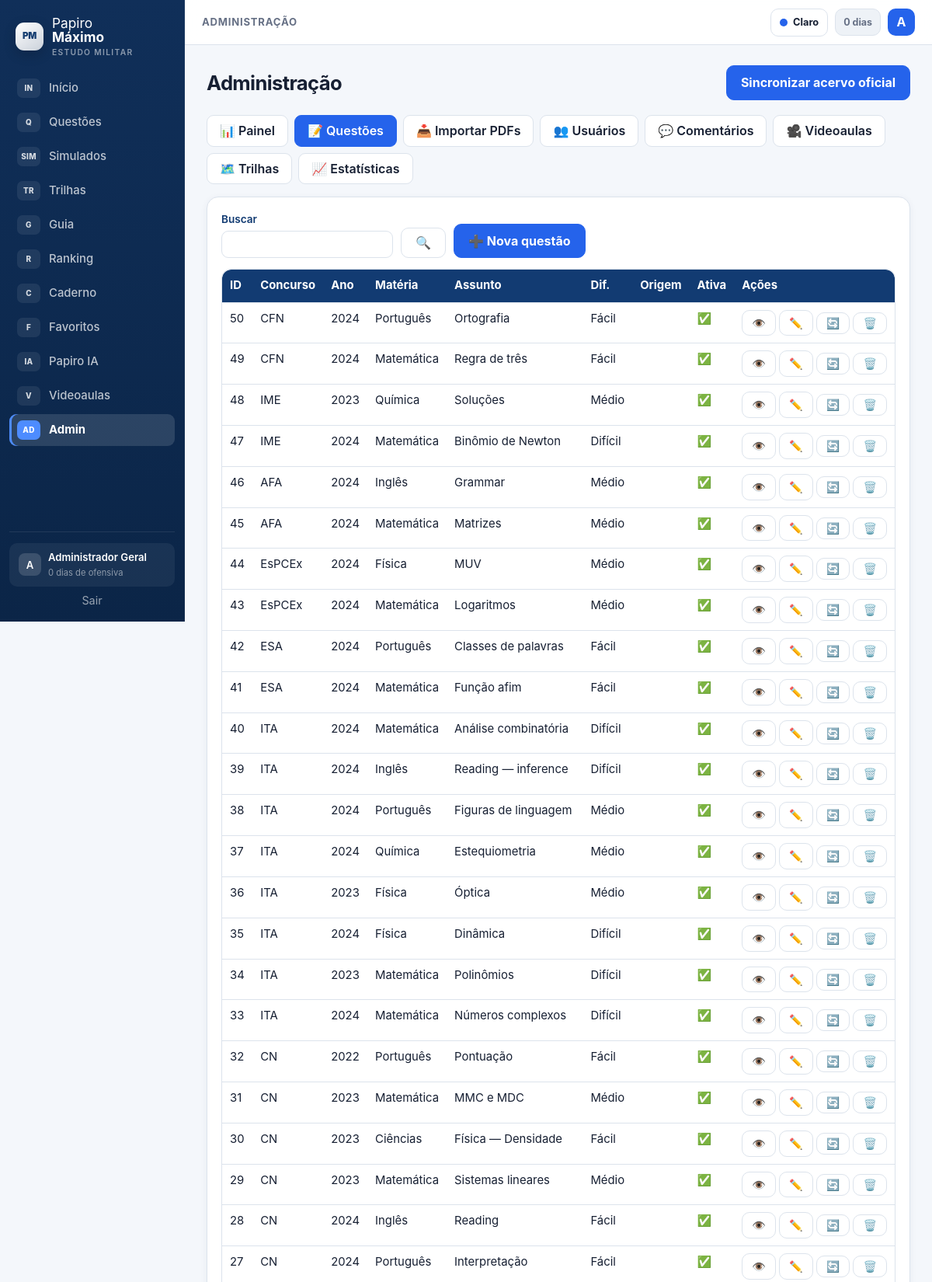
Screenshot of /admin/index.php?tab=questoes (signed in, upper part) with the database file from the repository.
### tables this page shows
CREATE TABLE IF NOT EXISTS users (
  id INT AUTO_INCREMENT PRIMARY KEY,
  nome VARCHAR(100) NOT NULL,
  email VARCHAR(150) NOT NULL UNIQUE,
  senha_hash VARCHAR(255) NOT NULL,
  foco VARCHAR(20) NOT NULL DEFAULT 'EFOMM',
  role VARCHAR(10) NOT NULL DEFAULT 'aluno',
  ofensiva INT NOT NULL DEFAULT 0,
  ultima_atividade DATE NULL,
  created_at TIMESTAMP DEFAULT CURRENT_TIMESTAMP
);

CREATE TABLE IF NOT EXISTS questoes (
  id INT AUTO_INCREMENT PRIMARY KEY,
  slug VARCHAR(40) NOT NULL UNIQUE,
  concurso VARCHAR(20) NOT NULL DEFAULT 'Outro',
  ano INT NOT NULL DEFAULT 2024,
  numero INT NOT NULL DEFAULT 0,
  pagina INT NOT NULL DEFAULT 0,
  regiao VARCHAR(32) NOT NULL DEFAULT '',
  materia VARCHAR(50) NOT NULL DEFAULT 'Geral',
  assunto VARCHAR(100) NOT NULL DEFAULT '',
  dificuldade VARCHAR(10) NOT NULL DEFAULT 'Médio',
  enunciado TEXT NOT NULL,
  alt_a TEXT NOT NULL,
  alt_b TEXT NOT NULL,
  alt_c TEXT NOT NULL,
  alt_d TEXT NOT NULL,
  alt_e TEXT NOT NULL,
  gabarito TINYINT NOT NULL DEFAULT -1,
  resolucao TEXT NOT NULL,
  origem VARCHAR(120) NOT NULL DEFAULT '',
  ativo TINYINT NOT NULL DEFAULT 1,
  created_by INT NULL,
  created_at TIMESTAMP DEFAULT CURRENT_TIMESTAMP
);

### includes/config.php (called while the page is built, shortened)
<?php
function url(string $path = ''): string {
    $p = trim($path);
    return BASE_URL . '/' . ltrim($p, '/');
}

### includes/helpers.php (called while the page is built, shortened)
<?php
function e($s): string { return htmlspecialchars((string)($s ?? ''), ENT_QUOTES, 'UTF-8'); }

### includes/db.php (called while the page is built, shortened)
<?php
function db(): PDO {
    static $pdo = null;
    if ($pdo instanceof PDO) return $pdo;
    if (DB_DRIVER === 'sqlite') {
        $dir = dirname(DB_SQLITE_PATH);
        if (!is_dir($dir)) mkdir($dir, 0775, true);
        $pdo = new PDO('sqlite:' . DB_SQLITE_PATH);
    } else {
        $dsn = sprintf('mysql:host=%s;dbname=%s;charset=utf8mb4', DB_HOST, DB_NAME);
        $pdo = new PDO($dsn, DB_USER, DB_PASS);
    }
    $pdo->setAttribute(PDO::ATTR_ERRMODE, PDO::ERRMODE_EXCEPTION);
    $pdo->setAttribute(PDO::ATTR_DEFAULT_FETCH_MODE, PDO::FETCH_ASSOC);
    return $pdo;
}

### includes/auth.php (called while the page is built, shortened)
<?php
function current_user(): ?array {
    static $cache = null;
    if ($cache === null) {
        $st = db()->prepare('SELECT * FROM users WHERE id = ?');
        $st->execute([(int)$_SESSION['user_id']]);
        $cache = $st->fetch() ?: false;
    }
    return $cache === false ? null : $cache;
}
function is_admin(?array $u = null): bool {
    $u = $u ?? current_user();
    return $u !== null && (($u['role'] ?? '') === 'admin');
}
function require_login(): array {
    $u = current_user();
    return $u;
}
function require_admin(): array {
    $u = require_login();
    return $u;
}

### admin/index.php (the view, shortened to what this page needs)
<?php
require_once dirname(__DIR__) . '/includes/import_lib.php';
$user = require_admin();
$pdo = db();
$tab = (string)($_GET['tab'] ?? 'dash');
$title = 'Administração';
$active = 'admin';
include dirname(__DIR__) . '/includes/header.php';
$tabs = ['dash' => '📊 Painel', 'questoes' => '📝 Questões', 'importar' => '📥 Importar PDFs', 'usuarios' => '👥 Usuários', 'comentarios' => '💬 Comentários', 'videos' => '🎥 Videoaulas', 'trilhas' => '🗺️ Trilhas', 'stats' => '📈 Estatísticas'];
?>
<div class="page-head"><div><h1>Administração</h1></div><span class="spacer"></span><a class="btn btn-primary" href="<?= e(url('admin/sincronizar_banco.php')) ?>">Sincronizar acervo oficial</a></div>
<div class="admin-tabs tabs">
  <?php foreach ($tabs as $k => $l): ?>
    <a class="tab <?= $tab === $k ? 'active' : '' ?>" href="<?= e(url('admin/index.php?tab=' . $k)) ?>"><?= e($l) ?></a>
  <?php endforeach; ?>
</div>
<?php if ($tab === 'dash'):
    $nUsers = (int)$pdo->query('SELECT COUNT(*) FROM users')->fetchColumn();
    $nQ = (int)$pdo->query('SELECT COUNT(*) FROM questoes WHERE ativo = 1')->fetchColumn();
    $st = $pdo->prepare('SELECT COUNT(*) FROM respostas WHERE created_at >= ?');
    $st->execute([date('Y-m-d 00:00:00')]);
    $nHoje = (int)$st->fetchColumn();
    $st = $pdo->prepare('SELECT COALESCE(SUM(duracao_seg),0) FROM study_sessions WHERE inicio >= ?');
    $st->execute([date('Y-m-d 00:00:00', strtotime('monday this week'))]);
    $segSem = (int)$st->fetchColumn();
    $recentUsers = $pdo->query('SELECT * FROM users ORDER BY id DESC LIMIT 5')->fetchAll();
    $recentResp = $pdo->query('SELECT r.*, u.nome, q.concurso, q.ano FROM respostas r JOIN users u ON u.id = r.user_id JOIN questoes q ON q.id = r.questao_id ORDER BY r.id DESC LIMIT 8')->fetchAll();
?>
<div class="grid-stats">
  <div class="stat"><div class="stat-num"><?= $nUsers ?></div><div class="stat-label">👥 usuários</div></div>
  <div class="stat"><div class="stat-num"><?= $nQ ?></div><div class="stat-label">📝 questões ativas</div></div>
  <div class="stat"><div class="stat-num"><?= $nHoje ?></div><div class="stat-label">✅ respostas hoje</div></div>
  <div class="stat"><div class="stat-num"><?= e(fmt_duracao($segSem)) ?></div><div class="stat-label">⏱️ horas na semana</div></div>
</div>
<div class="grid-2">
  <div class="card"><h3>🆕 Últimos usuários</h3>
    <div class="table-wrap"><table class="table"><tr><th>Nome</th><th>Foco</th><th>Desde</th></tr>
    <?php foreach ($recentUsers as $u): ?><tr><td><?= e($u['nome']) ?></td><td><?= e($u['foco']) ?></td><td><?= e(date('d/m/Y', strtotime($u['created_at']))) ?></td></tr><?php endforeach; ?>
    </table></div>
  </div>
  <div class="card"><h3>⚡ Últimas respostas</h3>
    <div class="table-wrap"><table class="table"><tr><th>Aluno</th><th>Questão</th><th>Result.</th></tr>
    <?php foreach ($recentResp as $r): ?><tr><td><?= e($r['nome']) ?></td><td><a href="<?= e(url('resolver.php?id=' . $r['questao_id'])) ?>"><?= e($r['concurso']) ?> <?= (int)$r['ano'] ?></a></td><td><?= $r['correta'] ? '✅' : '❌' ?></td></tr><?php endforeach; ?>
    </table></div>
  </div>
</div>
<?php elseif ($tab === 'questoes'):
    $busca = trim((string)($_GET['busca'] ?? ''));
    $novo = isset($_GET['novo']);
    $editQ = null;
    if ($novo || $editQ):
        $f = $editQ ?: ['id' => 0, 'concurso' => 'EFOMM', 'ano' => date('Y'), 'materia' => 'Matemática', 'assunto' => '', 'dificuldade' => 'Médio', 'enunciado' => '', 'alt_a' => '', 'alt_b' => '', 'alt_c' => '', 'alt_d' => '', 'alt_e' => '', 'gabarito' => 0, 'resolucao' => ''];
?>
<div class="card">
  <h3><?= $editQ ? "✏️ Editar questão #{$editQ['id']}" : '➕ Nova questão' ?></h3>
  <form method="post" class="form">
    <?= csrf_field() ?>
    <input type="hidden" name="form" value="q_save">
    <input type="hidden" name="id" value="<?= (int)$f['id'] ?>">
    <div class="grid-3">
      <label>Concurso<select name="concurso"><?php foreach (CONCURSOS_TODOS as $c): ?><option <?= $f['concurso'] === $c ? 'selected' : '' ?>><?= e($c) ?></option><?php endforeach; ?></select></label>
      <label>Ano<input type="number" name="ano" value="<?= (int)$f['ano'] ?>"></label>
      <label>Dificuldade<select name="dificuldade"><?php foreach (DIFICULDADES as $d): ?><option <?= $f['dificuldade'] === $d ? 'selected' : '' ?>><?= e($d) ?></option><?php endforeach; ?></select></label>
    </div>
    <div class="grid-2">
      <label>Matéria<select name="materia"><?php foreach (MATERIAS as $m): ?><option <?= $f['materia'] === $m ? 'selected' : '' ?>><?= e($m) ?></option><?php endforeach; ?></select></label>
      <label>Assunto<input name="assunto" value="<?= e($f['assunto']) ?>"></label>
    </div>
    <label>Enunciado (aceita HTML)<textarea name="enunciado"><?= e($f['enunciado']) ?></textarea></label>
    <div class="grid-2">
      <label>A)<input name="alt_a" value="<?= e($f['alt_a']) ?>"></label>
      <label>B)<input name="alt_b" value="<?= e($f['alt_b']) ?>"></label>
      <label>C)<input name="alt_c" value="<?= e($f['alt_c']) ?>"></label>
      <label>D)<input name="alt_d" value="<?= e($f['alt_d']) ?>"></label>
      <label>E)<input name="alt_e" value="<?= e($f['alt_e']) ?>"></label>
      <label>Gabarito<select name="gabarito"><?php foreach (LETRAS as $i => $L): ?><option value="<?= $i ?>" <?= (int)$f['gabarito'] === $i ? 'selected' : '' ?>>Letra <?= $L ?></option><?php endforeach; ?></select></label>
    </div>
    <label>Resolução comentada (aceita HTML)<textarea name="resolucao"><?= e($f['resolucao']) ?></textarea></label>
    <button class="btn btn-gold" type="submit">💾 Salvar</button>
    <a class="btn" href="<?= e(url('admin/index.php?tab=questoes')) ?>">Cancelar</a>
  </form>
</div>
<?php if ($editQ):
    $stIm = $pdo->prepare('SELECT * FROM questao_imagens WHERE questao_id = ? ORDER BY id');
    $stIm->execute([(int)$editQ['id']]);
    $qimgs = $stIm->fetchAll();
?>
<div class="card">
  <h3>🖼️ Imagens da questão #<?= (int)$editQ['id'] ?> (<?= count($qimgs) ?>)</h3>
  <form method="post" enctype="multipart/form-data" class="form" style="display:flex;gap:8px;align-items:end;flex-wrap:wrap">
    <?= csrf_field() ?>
    <input type="hidden" name="form" value="q_img_upload">
    <input type="hidden" name="qid" value="<?= (int)$editQ['id'] ?>">
    <label style="margin:0">Adicionar (JPG/PNG/GIF/WebP, máx. 5 MB cada)<input type="file" name="imagens[]" multiple accept=".jpg,.jpeg,.png,.gif,.webp" required></label>
    <button class="btn btn-gold" type="submit">📤 Enviar</button>
  </form>
  <?php if ($qimgs): ?>
  <div style="display:flex;gap:10px;flex-wrap:wrap;margin-top:12px">
    <?php foreach ($qimgs as $qi): ?>
    <div style="border:1px solid var(--line);border-radius:10px;padding:8px;text-align:center">
      <a href="<?= e(url('assets/uploads/questoes/' . $qi['arquivo'])) ?>" target="_blank"><img src="<?= e(url('assets/uploads/questoes/' . $qi['arquivo'])) ?>" style="max-width:160px;max-height:110px;border-radius:6px"></a><br>
      <span class="muted"><?= e($qi['legenda'] ?: $qi['arquivo']) ?></span><br>
      <form method="post" style="margin-top:4px" onsubmit="return confirm('Excluir imagem?')"><?= csrf_field() ?><input type="hidden" name="form" value="q_img_del"><input type="hidden" name="img_id" value="<?= (int)$qi['id'] ?>"><input type="hidden" name="qid" value="<?= (int)$editQ['id'] ?>"><button class="btn btn-small btn-danger">🗑️</button></form>
    </div>
    <?php endforeach; ?>
  </div>
  <?php endif; ?>
</div>
<?php endif; ?>
    <?php else:
        if ($busca !== '') {
            $st = $pdo->prepare('SELECT * FROM questoes WHERE enunciado LIKE ? OR assunto LIKE ? ORDER BY id DESC LIMIT 100');
            $st->execute(["%$busca%", "%$busca%"]);
            $qs = $st->fetchAll();
        } else {
            $qs = $pdo->query('SELECT * FROM questoes ORDER BY id DESC LIMIT 100')->fetchAll();
        }
?>
<div class="card">
  <form class="filters" method="get" style="border:none;padding:0">
    <label>Buscar <input name="busca" value="<?= e($busca) ?>"></label>
    <button class="btn" type="submit">🔍</button>
    <a class="btn btn-gold" href="<?= e(url('admin/index.php?tab=questoes&novo=1')) ?>">➕ Nova questão</a>
  </form>
  <div class="table-wrap"><table class="table">
    <tr><th>ID</th><th>Concurso</th><th>Ano</th><th>Matéria</th><th>Assunto</th><th>Dif.</th><th>Origem</th><th>Ativa</th><th>Ações</th></tr>
    <?php foreach ($qs as $q): ?>
    <tr>
      <td><?= (int)$q['id'] ?></td>
      <td><?= e($q['concurso']) ?></td><td><?= (int)$q['ano'] ?></td><td><?= e($q['materia']) ?></td>
      <td><?= e(mb_substr($q['assunto'], 0, 30)) ?></td><td><?= e($q['dificuldade']) ?></td>
      <td class="muted"><?= e(mb_substr($q['origem'] ?? '', 0, 18)) ?></td>
      <td><?= $q['ativo'] ? '✅' : '🚫' ?></td>
      <td style="white-space:nowrap">
        <a class="btn btn-small" href="<?= e(url('resolver.php?id=' . $q['id'])) ?>">👁️</a>
        <a class="btn btn-small" href="<?= e(url('admin/index.php?tab=questoes&edit=' . $q['id'])) ?>">✏️</a>
        <form method="post" style="display:inline"><button class="btn btn-small" title="Ativar/desativar">🔄</button></form>
        <form method="post" style="display:inline" onsubmit="return confirm('Excluir questão #<?= (int)$q['id'] ?> e seus dados?')"><button class="btn btn-small btn-danger">🗑️</button></form>
      </td>
    </tr>
    <?php endforeach; ?>
  </table></div>
</div>
    <?php endif; ?>
<?php elseif ($tab === 'importar'):
    include __DIR__ . '/importar_tab.php';
?>
<?php endif; ?>
<?php include dirname(__DIR__) . '/includes/footer.php'; ?>

### includes/header.php (shortened to what this page needs)
<?php
$user = current_user();
$nav = [
    ['inicio', 'Início', 'IN', 'index.php'],
    ['questoes', 'Questões', 'Q', 'questoes.php'],
    ['simulados', 'Simulados', 'SIM', 'simulados.php'],
    ['trilhas', 'Trilhas', 'TR', 'trilhas.php'],
    ['guia', 'Guia', 'G', 'guia.php'],
    ['ranking', 'Ranking', 'R', 'ranking.php'],
    ['caderno', 'Caderno', 'C', 'caderno.php'],
    ['favoritos', 'Favoritos', 'F', 'favoritos.php'],
    ['ia', 'Papiro IA', 'IA', 'ia.php'],
    ['videos', 'Videoaulas', 'V', 'videoaulas.php'],
];
?>
<!DOCTYPE html>
<html lang="pt-BR">
<head>
<link rel="stylesheet" href="<?= e(url('assets/css/style.css')) ?>">
<link rel="stylesheet" href="<?= e(url('assets/css/papiro-v2.css')) ?>">
</head>
<body>
<div class="shell">
  <aside class="sidebar" id="sidebar">
    <a class="brand" href="<?= e(url('index.php')) ?>">
      <span class="brand-mark">PM</span>
      <span class="brand-name">Papiro <b>Máximo</b><small>estudo militar</small></span>
    </a>
    <nav class="nav">
      <?php foreach ($nav as [$key, $label, $icon, $href]): ?>
        <a href="<?= e(url($href)) ?>" class="<?= ($active ?? '') === $key ? 'active' : '' ?>"><span class="nav-glyph"><?= e($icon) ?></span><span><?= e($label) ?></span></a>
      <?php endforeach; ?>
      <?php if ($user && is_admin($user)): ?>
        <a href="<?= e(url('admin/index.php')) ?>" class="<?= ($active ?? '') === 'admin' ? 'active' : '' ?>"><span class="nav-glyph">AD</span><span>Admin</span></a>
      <?php endif; ?>
    </nav>
    <div class="side-foot">
      <?php if ($user): ?>
        <a class="user-chip" href="<?= e(url('perfil.php')) ?>"><span class="mini-avatar"><?= e(mb_strtoupper(mb_substr($user['nome'],0,1))) ?></span><span><?= e($user['nome']) ?><small><?= (int)$user['ofensiva'] ?> dias de ofensiva</small></span></a>
        <a class="logout" href="<?= e(url('logout.php')) ?>">Sair</a>
      <?php else: ?>
        <a class="btn btn-primary btn-block" href="<?= e(url('login.php')) ?>">Entrar</a>
        <a class="btn btn-ghost btn-block" href="<?= e(url('cadastro.php')) ?>">Criar conta</a>
      <?php endif; ?>
    </div>
  </aside>
  <div class="main-col">
    <header class="topbar">
      <div class="topbar-left">
        <span class="top-context"><?= e($title ?? 'Início') ?></span>
      </div>
      <div class="top-right">
        <button class="theme-toggle" id="themeToggle" type="button" aria-label="Alternar tema"><span class="theme-dot"></span><span id="themeLabel">Tema</span></button>
        <?php if ($user): ?>
          <span class="streak" title="Ofensiva"><?= (int)$user['ofensiva'] ?> dias</span>
          <a class="avatar" href="<?= e(url('perfil.php')) ?>" title="<?= e($user['nome']) ?>"><?= e(mb_strtoupper(mb_substr($user['nome'], 0, 1))) ?></a>
        <?php else: ?>
          <a class="btn btn-small" href="<?= e(url('login.php')) ?>">Entrar</a>
          <a class="btn btn-primary btn-small" href="<?= e(url('cadastro.php')) ?>">Criar conta</a>
        <?php endif; ?>
      </div>
    </header>
    <main class="content">

### rows the page displays
users: nome "A", nome "Administrador Geral", ofensiva "0"
questoes: id "50", concurso "CFN", ano "2024", materia "Português", assunto "Ortografia", dificuldade "Fácil"
questoes: id "49", concurso "CFN", ano "2024", materia "Matemática", assunto "Regra de três", dificuldade "Fácil"
questoes: id "48", concurso "IME", ano "2023", materia "Química", assunto "Soluções", dificuldade "Médio"
questoes: id "47", concurso "IME", ano "2024", materia "Matemática", assunto "Binômio de Newton", dificuldade "Difícil"
questoes: id "46", concurso "AFA", ano "2024", materia "Inglês", assunto "Grammar", dificuldade "Médio"
questoes: id "45", concurso "AFA", ano "2024", materia "Matemática", assunto "Matrizes", dificuldade "Médio"
questoes: id "44", concurso "EsPCEx", ano "2024", materia "Física", assunto "MUV", dificuldade "Médio"
questoes: id "43", concurso "EsPCEx", ano "2024", materia "Matemática", assunto "Logaritmos", dificuldade "Médio"
questoes: id "42", concurso "ESA", ano "2024", materia "Português", assunto "Classes de palavras", dificuldade "Fácil"
questoes: id "41", concurso "ESA", ano "2024", materia "Matemática", assunto "Função afim", dificuldade "Fácil"
questoes: id "40", concurso "ITA", ano "2024", materia "Matemática", assunto "Análise combinatória", dificuldade "Difícil"
questoes: id "39", concurso "ITA", ano "2024", materia "Inglês", assunto "Reading — inference", dificuldade "Difícil"
questoes: id "38", concurso "ITA", ano "2024", materia "Português", assunto "Figuras de linguagem", dificuldade "Médio"
questoes: id "37", concurso "ITA", ano "2024", materia "Química", assunto "Estequiometria", dificuldade "Médio"
questoes: id "36", concurso "ITA", ano "2023", materia "Física", assunto "Óptica", dificuldade "Médio"
questoes: id "35", concurso "ITA", ano "2024", materia "Física", assunto "Dinâmica", dificuldade "Difícil"
questoes: id "34", concurso "ITA", ano "2023", materia "Matemática", assunto "Polinômios", dificuldade "Difícil"
questoes: id "33", concurso "ITA", ano "2024", materia "Matemática", assunto "Números complexos", dificuldade "Difícil"
questoes: id "32", concurso "CN", ano "2022", materia "Português", assunto "Pontuação", dificuldade "Fácil"
questoes: id "31", concurso "CN", ano "2023", materia "Matemática", assunto "MMC e MDC", dificuldade "Médio"
questoes: id "30", concurso "CN", ano "2023", materia "Ciências", assunto "Física — Densidade", dificuldade "Fácil"
questoes: id "29", concurso "CN", ano "2023", materia "Matemática", assunto "Sistemas lineares", dificuldade "Médio"
questoes: id "28", concurso "CN", ano "2024", materia "Inglês", assunto "Reading", dificuldade "Fácil"
questoes: id "27", concurso "CN", ano "2024", materia "Português", assunto "Interpretação", dificuldade "Fácil"

### other values shown
$icon "IN"
$label "Início"
$icon "Q"
$label "Questões"
$icon "SIM"
$label "Simulados"
$icon "TR"
$label "Trilhas"
$icon "G"
$label "Guia"
$icon "R"
$label "Ranking"
$icon "C"
$label "Caderno"
$icon "F"
